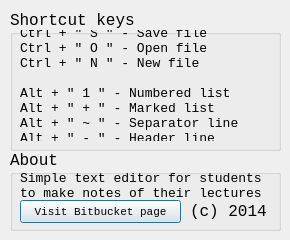
<?xml version="1.0" encoding="UTF-8"?>
<ui version="4.0">
 <class>aboutWindow</class>
 <widget class="QDialog" name="aboutWindow">
  <property name="windowModality">
   <enum>Qt::WindowModal</enum>
  </property>
  <property name="geometry">
   <rect>
    <x>0</x>
    <y>0</y>
    <width>290</width>
    <height>240</height>
   </rect>
  </property>
  <property name="windowTitle">
   <string>Help &amp; About...</string>
  </property>
  <property name="windowIcon">
   <iconset resource="resources.qrc">
    <normaloff>:/icons/res/AboutIcon.ico</normaloff>:/icons/res/AboutIcon.ico</iconset>
  </property>
  <widget class="QWidget" name="mainContainer" native="true">
   <property name="geometry">
    <rect>
     <x>0</x>
     <y>0</y>
     <width>291</width>
     <height>241</height>
    </rect>
   </property>
   <widget class="QGroupBox" name="gbHelp">
    <property name="geometry">
     <rect>
      <x>10</x>
      <y>10</y>
      <width>271</width>
      <height>141</height>
     </rect>
    </property>
    <property name="font">
     <font>
      <family>Lucida Console</family>
      <pointsize>12</pointsize>
     </font>
    </property>
    <property name="title">
     <string>Shortcut keys</string>
    </property>
    <widget class="QLabel" name="lblShortcuts">
     <property name="geometry">
      <rect>
       <x>10</x>
       <y>20</y>
       <width>281</width>
       <height>111</height>
      </rect>
     </property>
     <property name="font">
      <font>
       <family>Lucida Console</family>
       <pointsize>10</pointsize>
      </font>
     </property>
     <property name="text">
      <string>Ctrl + &quot; S &quot; - Save file
Ctrl + &quot; O &quot; - Open file
Ctrl + &quot; N &quot; - New file

Alt + &quot; 1 &quot; - Numbered list
Alt + &quot; + &quot; - Marked list
Alt + &quot; ~ &quot; - Separator line
Alt + &quot; - &quot; - Header line</string>
     </property>
    </widget>
   </widget>
   <widget class="QGroupBox" name="gbAbout">
    <property name="geometry">
     <rect>
      <x>10</x>
      <y>150</y>
      <width>271</width>
      <height>81</height>
     </rect>
    </property>
    <property name="font">
     <font>
      <family>Lucida Console</family>
      <pointsize>12</pointsize>
     </font>
    </property>
    <property name="title">
     <string>About</string>
    </property>
    <widget class="QPushButton" name="btnOpenWebsite">
     <property name="geometry">
      <rect>
       <x>10</x>
       <y>50</y>
       <width>161</width>
       <height>23</height>
      </rect>
     </property>
     <property name="font">
      <font>
       <pointsize>8</pointsize>
      </font>
     </property>
     <property name="text">
      <string>Visit Bitbucket page</string>
     </property>
    </widget>
    <widget class="QLabel" name="lblCopyright">
     <property name="geometry">
      <rect>
       <x>180</x>
       <y>51</y>
       <width>91</width>
       <height>20</height>
      </rect>
     </property>
     <property name="text">
      <string>(c) 2014</string>
     </property>
    </widget>
    <widget class="QLabel" name="lblAuthor">
     <property name="geometry">
      <rect>
       <x>10</x>
       <y>20</y>
       <width>251</width>
       <height>31</height>
      </rect>
     </property>
     <property name="font">
      <font>
       <pointsize>10</pointsize>
      </font>
     </property>
     <property name="text">
      <string>Simple text editor for students
to make notes of their lectures</string>
     </property>
    </widget>
   </widget>
  </widget>
 </widget>
 <resources>
  <include location="resources.qrc"/>
 </resources>
 <connections/>
</ui>
